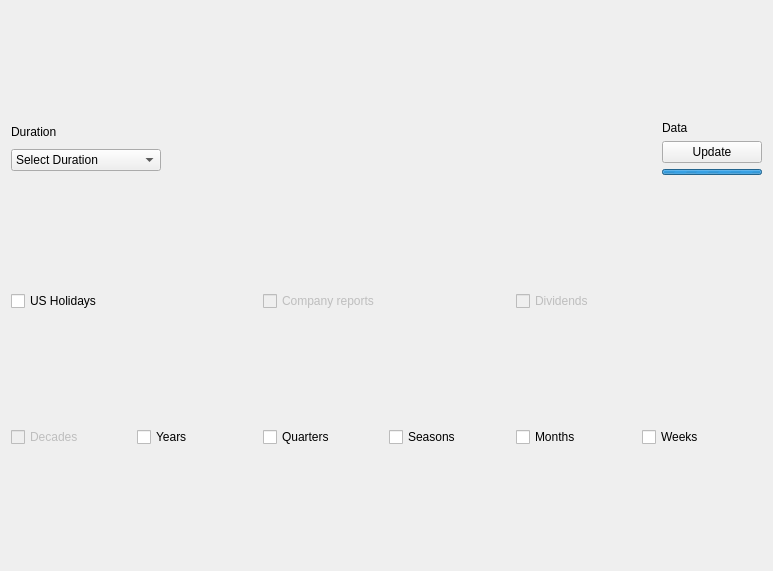
<?xml version="1.0" encoding="UTF-8"?>
<ui version="4.0">
 <class>Form</class>
 <widget class="QWidget" name="Form">
  <property name="geometry">
   <rect>
    <x>0</x>
    <y>0</y>
    <width>773</width>
    <height>571</height>
   </rect>
  </property>
  <property name="sizePolicy">
   <sizepolicy hsizetype="Preferred" vsizetype="Fixed">
    <horstretch>0</horstretch>
    <verstretch>0</verstretch>
   </sizepolicy>
  </property>
  <property name="windowTitle">
   <string>Form</string>
  </property>
  <layout class="QGridLayout" name="gridLayout_2">
   <item row="4" column="0" colspan="2">
    <layout class="QHBoxLayout" name="horizontalLayout_2">
     <item>
      <widget class="QCheckBox" name="decadesCheckbox">
       <property name="enabled">
        <bool>false</bool>
       </property>
       <property name="text">
        <string>Decades</string>
       </property>
      </widget>
     </item>
     <item>
      <widget class="QCheckBox" name="yearsCheckbox">
       <property name="text">
        <string>Years</string>
       </property>
      </widget>
     </item>
     <item>
      <widget class="QCheckBox" name="quartersCheckbox">
       <property name="text">
        <string>Quarters</string>
       </property>
      </widget>
     </item>
     <item>
      <widget class="QCheckBox" name="seasonsCheckbox">
       <property name="text">
        <string>Seasons</string>
       </property>
      </widget>
     </item>
     <item>
      <widget class="QCheckBox" name="monthsCheckbox">
       <property name="text">
        <string>Months</string>
       </property>
      </widget>
     </item>
     <item>
      <widget class="QCheckBox" name="weeksCheckbox">
       <property name="text">
        <string>Weeks</string>
       </property>
      </widget>
     </item>
    </layout>
   </item>
   <item row="6" column="0" colspan="2">
    <layout class="QGridLayout" name="chartBox">
     <property name="sizeConstraint">
      <enum>QLayout::SetMaximumSize</enum>
     </property>
    </layout>
   </item>
   <item row="3" column="0" colspan="2">
    <layout class="QHBoxLayout" name="eventsLayout">
     <item>
      <widget class="QCheckBox" name="usHolidaysCheckBox">
       <property name="text">
        <string>US Holidays</string>
       </property>
      </widget>
     </item>
     <item>
      <widget class="QCheckBox" name="checkBox_6">
       <property name="enabled">
        <bool>false</bool>
       </property>
       <property name="text">
        <string>Company reports</string>
       </property>
      </widget>
     </item>
     <item>
      <widget class="QCheckBox" name="checkBox">
       <property name="enabled">
        <bool>false</bool>
       </property>
       <property name="text">
        <string>Dividends</string>
       </property>
      </widget>
     </item>
    </layout>
   </item>
   <item row="0" column="0" colspan="2">
    <layout class="QHBoxLayout" name="horizontalLayout">
     <item>
      <layout class="QVBoxLayout" name="verticalLayout_2">
       <item>
        <widget class="QLabel" name="label_2">
         <property name="sizePolicy">
          <sizepolicy hsizetype="Fixed" vsizetype="Fixed">
           <horstretch>0</horstretch>
           <verstretch>0</verstretch>
          </sizepolicy>
         </property>
         <property name="text">
          <string>Duration</string>
         </property>
        </widget>
       </item>
       <item>
        <widget class="QComboBox" name="durationComboBox">
         <property name="sizePolicy">
          <sizepolicy hsizetype="Fixed" vsizetype="Fixed">
           <horstretch>0</horstretch>
           <verstretch>0</verstretch>
          </sizepolicy>
         </property>
         <property name="minimumSize">
          <size>
           <width>150</width>
           <height>0</height>
          </size>
         </property>
         <property name="currentText">
          <string>Select Duration</string>
         </property>
         <item>
          <property name="text">
           <string>Select Duration</string>
          </property>
         </item>
         <item>
          <property name="text">
           <string>All</string>
          </property>
         </item>
         <item>
          <property name="text">
           <string>20 years</string>
          </property>
         </item>
         <item>
          <property name="text">
           <string>10 years</string>
          </property>
         </item>
         <item>
          <property name="text">
           <string>5 years</string>
          </property>
         </item>
         <item>
          <property name="text">
           <string>1 year</string>
          </property>
         </item>
         <item>
          <property name="text">
           <string>1 quarter</string>
          </property>
         </item>
         <item>
          <property name="text">
           <string>1 month</string>
          </property>
         </item>
         <item>
          <property name="text">
           <string>1 week</string>
          </property>
         </item>
        </widget>
       </item>
      </layout>
     </item>
     <item>
      <spacer name="horizontalSpacer">
       <property name="orientation">
        <enum>Qt::Horizontal</enum>
       </property>
       <property name="sizeHint" stdset="0">
        <size>
         <width>40</width>
         <height>20</height>
        </size>
       </property>
      </spacer>
     </item>
     <item>
      <layout class="QVBoxLayout" name="updateLayout">
       <item>
        <widget class="QLabel" name="updateLabel">
         <property name="sizePolicy">
          <sizepolicy hsizetype="Fixed" vsizetype="Fixed">
           <horstretch>0</horstretch>
           <verstretch>0</verstretch>
          </sizepolicy>
         </property>
         <property name="text">
          <string>Data</string>
         </property>
        </widget>
       </item>
       <item>
        <widget class="QPushButton" name="updateButton">
         <property name="sizePolicy">
          <sizepolicy hsizetype="Fixed" vsizetype="Fixed">
           <horstretch>0</horstretch>
           <verstretch>0</verstretch>
          </sizepolicy>
         </property>
         <property name="minimumSize">
          <size>
           <width>100</width>
           <height>0</height>
          </size>
         </property>
         <property name="text">
          <string>Update</string>
         </property>
        </widget>
       </item>
       <item>
        <widget class="QProgressBar" name="loadingProgressBar">
         <property name="sizePolicy">
          <sizepolicy hsizetype="Fixed" vsizetype="Fixed">
           <horstretch>0</horstretch>
           <verstretch>0</verstretch>
          </sizepolicy>
         </property>
         <property name="minimumSize">
          <size>
           <width>100</width>
           <height>6</height>
          </size>
         </property>
         <property name="maximumSize">
          <size>
           <width>100</width>
           <height>6</height>
          </size>
         </property>
         <property name="minimum">
          <number>0</number>
         </property>
         <property name="maximum">
          <number>0</number>
         </property>
         <property name="value">
          <number>0</number>
         </property>
         <property name="textVisible">
          <bool>false</bool>
         </property>
        </widget>
       </item>
      </layout>
     </item>
    </layout>
   </item>
   <item row="5" column="0" colspan="2">
    <layout class="QGridLayout" name="returnsChartBox"/>
   </item>
  </layout>
 </widget>
 <resources/>
 <connections/>
</ui>
